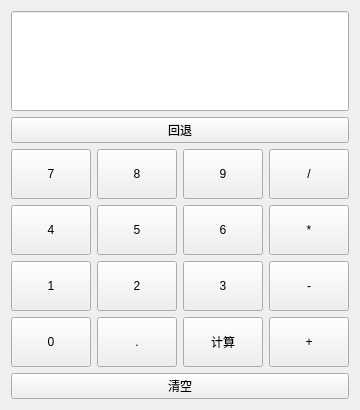
<?xml version="1.0" encoding="UTF-8"?>
<ui version="4.0">
 <class>Form</class>
 <widget class="QWidget" name="Form">
  <property name="geometry">
   <rect>
    <x>0</x>
    <y>0</y>
    <width>340</width>
    <height>399</height>
   </rect>
  </property>
  <property name="windowTitle">
   <string>一个简陋的计算器</string>
  </property>
  <layout class="QVBoxLayout" name="verticalLayout_2">
   <item>
    <layout class="QVBoxLayout" name="verticalLayout">
     <item>
      <widget class="QLineEdit" name="lineEdit">
       <property name="minimumSize">
        <size>
         <width>0</width>
         <height>100</height>
        </size>
       </property>
       <property name="readOnly">
        <bool>true</bool>
       </property>
      </widget>
     </item>
     <item>
      <widget class="QPushButton" name="pushButton_back">
       <property name="text">
        <string>回退</string>
       </property>
      </widget>
     </item>
     <item>
      <layout class="QHBoxLayout" name="horizontalLayout">
       <item>
        <widget class="QPushButton" name="pushButton_7">
         <property name="minimumSize">
          <size>
           <width>0</width>
           <height>50</height>
          </size>
         </property>
         <property name="text">
          <string>7</string>
         </property>
        </widget>
       </item>
       <item>
        <widget class="QPushButton" name="pushButton_8">
         <property name="minimumSize">
          <size>
           <width>0</width>
           <height>50</height>
          </size>
         </property>
         <property name="text">
          <string>8</string>
         </property>
        </widget>
       </item>
       <item>
        <widget class="QPushButton" name="pushButton_9">
         <property name="minimumSize">
          <size>
           <width>0</width>
           <height>50</height>
          </size>
         </property>
         <property name="text">
          <string>9</string>
         </property>
        </widget>
       </item>
       <item>
        <widget class="QPushButton" name="pushButton_div">
         <property name="minimumSize">
          <size>
           <width>0</width>
           <height>50</height>
          </size>
         </property>
         <property name="text">
          <string>/</string>
         </property>
        </widget>
       </item>
      </layout>
     </item>
     <item>
      <layout class="QHBoxLayout" name="horizontalLayout_2">
       <item>
        <widget class="QPushButton" name="pushButton_4">
         <property name="minimumSize">
          <size>
           <width>0</width>
           <height>50</height>
          </size>
         </property>
         <property name="text">
          <string>4</string>
         </property>
        </widget>
       </item>
       <item>
        <widget class="QPushButton" name="pushButton_5">
         <property name="minimumSize">
          <size>
           <width>0</width>
           <height>50</height>
          </size>
         </property>
         <property name="text">
          <string>5</string>
         </property>
        </widget>
       </item>
       <item>
        <widget class="QPushButton" name="pushButton_6">
         <property name="minimumSize">
          <size>
           <width>0</width>
           <height>50</height>
          </size>
         </property>
         <property name="text">
          <string>6</string>
         </property>
        </widget>
       </item>
       <item>
        <widget class="QPushButton" name="pushButton_mul">
         <property name="minimumSize">
          <size>
           <width>0</width>
           <height>50</height>
          </size>
         </property>
         <property name="text">
          <string>*</string>
         </property>
        </widget>
       </item>
      </layout>
     </item>
     <item>
      <layout class="QHBoxLayout" name="horizontalLayout_3">
       <item>
        <widget class="QPushButton" name="pushButton_1">
         <property name="minimumSize">
          <size>
           <width>0</width>
           <height>50</height>
          </size>
         </property>
         <property name="text">
          <string>1</string>
         </property>
        </widget>
       </item>
       <item>
        <widget class="QPushButton" name="pushButton_2">
         <property name="minimumSize">
          <size>
           <width>0</width>
           <height>50</height>
          </size>
         </property>
         <property name="text">
          <string>2</string>
         </property>
        </widget>
       </item>
       <item>
        <widget class="QPushButton" name="pushButton_3">
         <property name="minimumSize">
          <size>
           <width>0</width>
           <height>50</height>
          </size>
         </property>
         <property name="text">
          <string>3</string>
         </property>
        </widget>
       </item>
       <item>
        <widget class="QPushButton" name="pushButton_sub">
         <property name="minimumSize">
          <size>
           <width>0</width>
           <height>50</height>
          </size>
         </property>
         <property name="text">
          <string>-</string>
         </property>
        </widget>
       </item>
      </layout>
     </item>
     <item>
      <layout class="QHBoxLayout" name="horizontalLayout_4">
       <item>
        <widget class="QPushButton" name="pushButton_0">
         <property name="minimumSize">
          <size>
           <width>0</width>
           <height>50</height>
          </size>
         </property>
         <property name="text">
          <string>0</string>
         </property>
        </widget>
       </item>
       <item>
        <widget class="QPushButton" name="pushButton_dot">
         <property name="minimumSize">
          <size>
           <width>0</width>
           <height>50</height>
          </size>
         </property>
         <property name="text">
          <string>.</string>
         </property>
        </widget>
       </item>
       <item>
        <widget class="QPushButton" name="pushButton_enter">
         <property name="minimumSize">
          <size>
           <width>0</width>
           <height>50</height>
          </size>
         </property>
         <property name="text">
          <string>计算</string>
         </property>
        </widget>
       </item>
       <item>
        <widget class="QPushButton" name="pushButton_add">
         <property name="minimumSize">
          <size>
           <width>0</width>
           <height>50</height>
          </size>
         </property>
         <property name="text">
          <string>+</string>
         </property>
        </widget>
       </item>
      </layout>
     </item>
     <item>
      <widget class="QPushButton" name="pushButton_clear">
       <property name="text">
        <string>清空</string>
       </property>
      </widget>
     </item>
    </layout>
   </item>
  </layout>
 </widget>
 <resources/>
 <connections/>
</ui>
